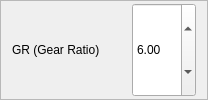
                        <widget class="QFrame" name="frame_39">
                         <property name="frameShape">
                          <enum>QFrame::StyledPanel</enum>
                         </property>
                         <property name="frameShadow">
                          <enum>QFrame::Raised</enum>
                         </property>
                         <layout class="QHBoxLayout" name="horizontalLayout_20">
                          <property name="topMargin">
                           <number>2</number>
                          </property>
                          <property name="bottomMargin">
                           <number>2</number>
                          </property>
                          <item>
                           <widget class="QLabel" name="label_14">
                            <property name="sizePolicy">
                             <sizepolicy hsizetype="Preferred" vsizetype="Preferred">
                              <horstretch>4</horstretch>
                              <verstretch>0</verstretch>
                             </sizepolicy>
                            </property>
                            <property name="text">
                             <string>GR (Gear Ratio)</string>
                            </property>
                           </widget>
                          </item>
                          <item>
                           <widget class="QLabel" name="label_35">
                            <property name="sizePolicy">
                             <sizepolicy hsizetype="Preferred" vsizetype="Preferred">
                              <horstretch>1</horstretch>
                              <verstretch>0</verstretch>
                             </sizepolicy>
                            </property>
                            <property name="text">
                             <string/>
                            </property>
                           </widget>
                          </item>
                          <item>
                           <widget class="QLabel" name="label_gr">
                            <property name="sizePolicy">
                             <sizepolicy hsizetype="Preferred" vsizetype="Preferred">
                              <horstretch>1</horstretch>
                              <verstretch>0</verstretch>
                             </sizepolicy>
                            </property>
                            <property name="text">
                             <string/>
                            </property>
                           </widget>
                          </item>
                          <item>
                           <widget class="QDoubleSpinBox" name="spin_gr">
                            <property name="sizePolicy">
                             <sizepolicy hsizetype="Minimum" vsizetype="Minimum">
                              <horstretch>1</horstretch>
                              <verstretch>0</verstretch>
                             </sizepolicy>
                            </property>
                            <property name="decimals">
                             <number>2</number>
                            </property>
                            <property name="minimum">
                             <double>0.010000000000000</double>
                            </property>
                            <property name="maximum">
                             <double>999.990000000000009</double>
                            </property>
                            <property name="value">
                             <double>6.000000000000000</double>
                            </property>
                           </widget>
                          </item>
                         </layout>
                        </widget>
